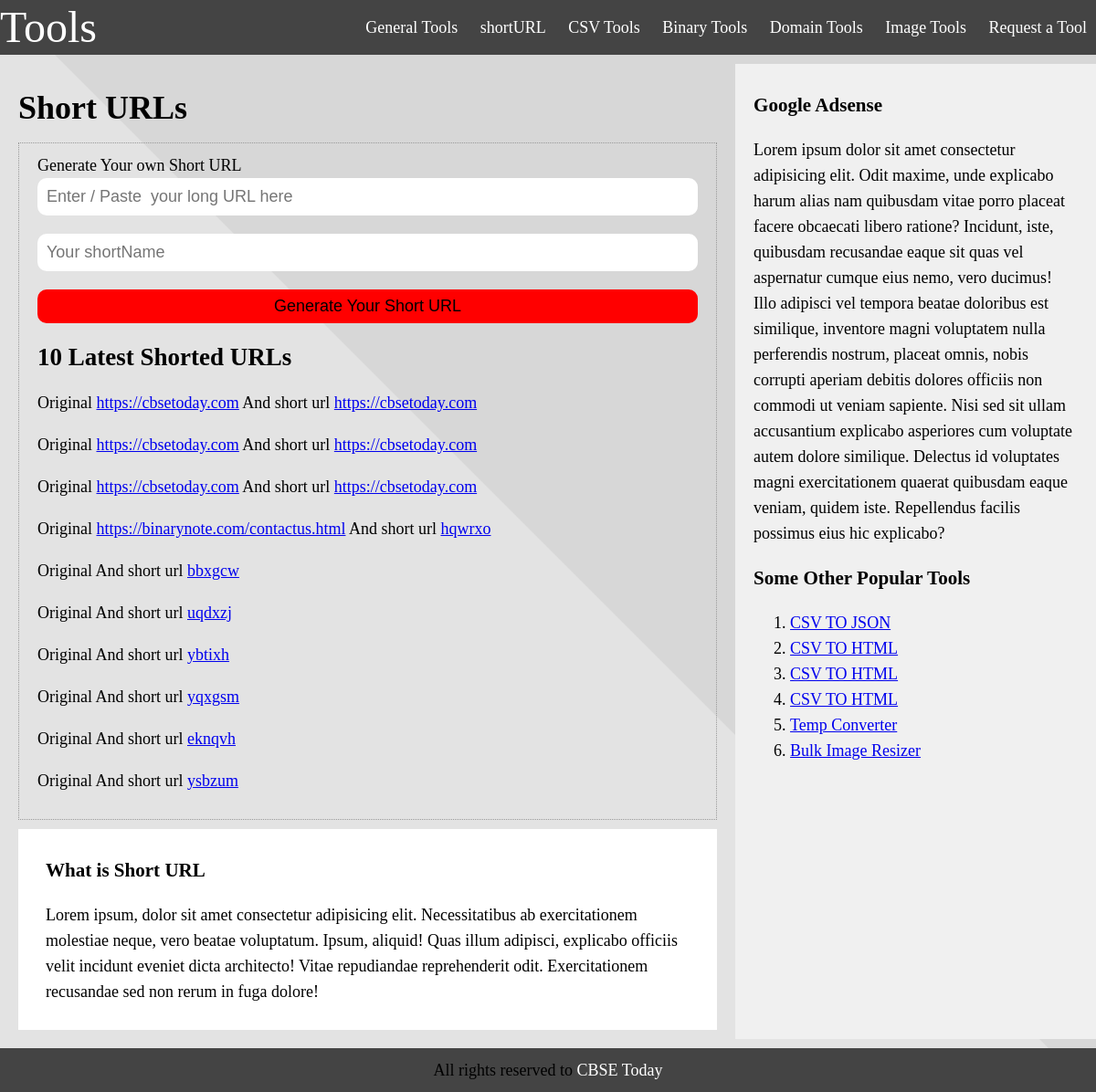
The app's page /shorturl, older data.
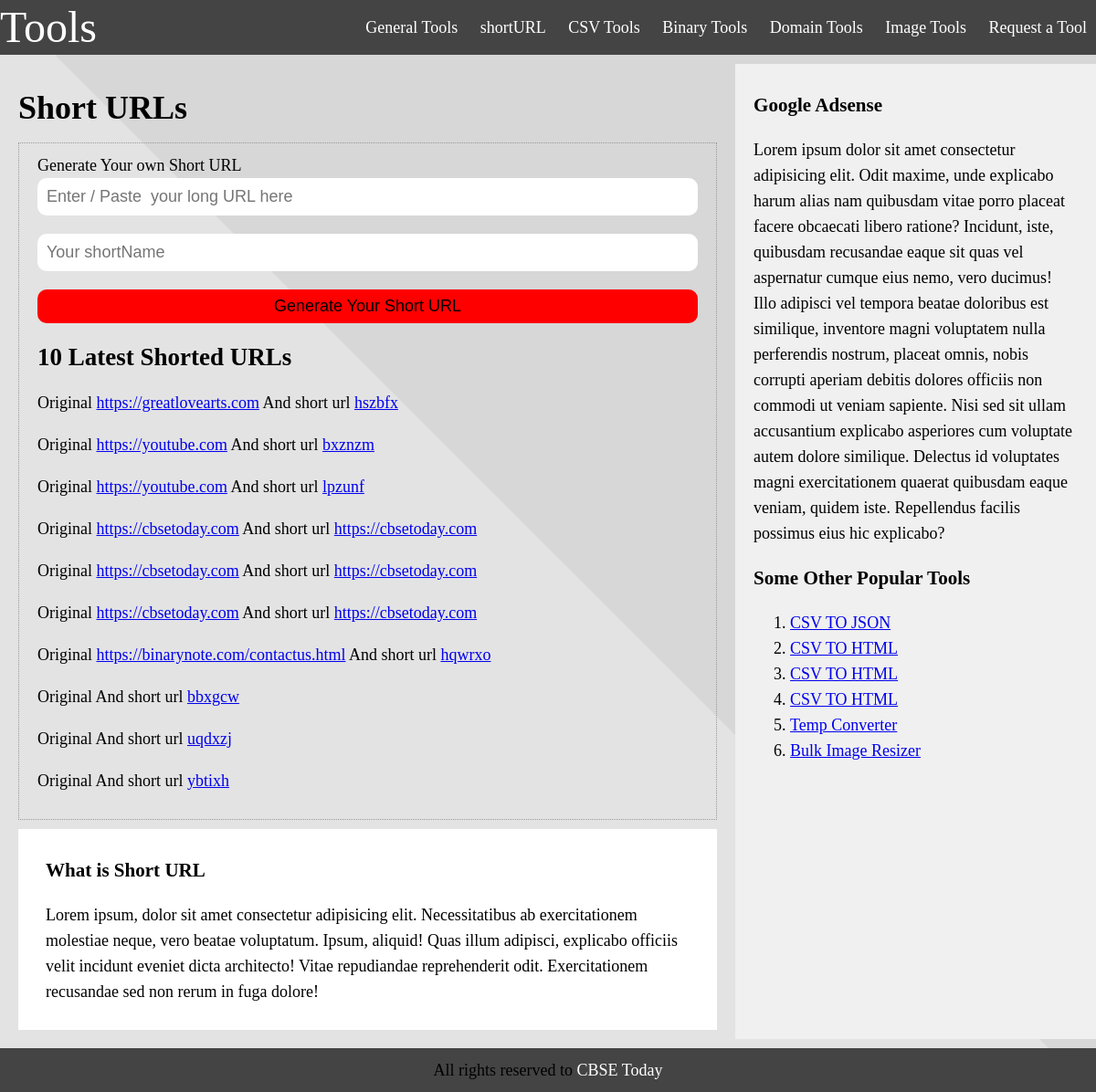
The same page, newer data.
### shortly/models.py (models this page shows, shortened)
class shorturl(models.Model):
    original_url = models.URLField(max_length=250)
    short_url = models.CharField(max_length=10)

### shortly/views.py (the view)
# urls.py: path('shorturl', shorturl_home, name="short_home"),
def shorturl_home(request):
    if request.method =='POST':
        url = request.POST['url']
        shortname = request.POST['custom']
        if len(shortname)==0:
            newshort_url = generate_short_url()
            newurl = shorturl(original_url=url, short_url=newshort_url)
        else:
            check = shorturl.objects.filter(short_url = shortname)
            if not check:
               newurl = shorturl(original_url = url,short_url=url)
        newurl.save()
        urls = shorturl.objects.all().order_by('-id')[:10]
        return render(request, 'shortly/short_names.html', {'urls': urls})
    else:
        urls = shorturl.objects.all().order_by('-id')[:10]
        return render(request, 'shortly/home.html', {'urls': urls})

### shortly/templates/shortly/home.html (shortened to what this page needs)
{% extends 'basic.html' %}
{% block content %}
<h1>Short URLs</h1>
<div class="tool">
    <form action="" method="post">
        <label for="url">Generate Your own Short URL</label>
        <input type="url" name="url" id="url" placeholder="Enter / Paste  your long URL here">
        <input type="text" name ="custom" id="custom" placeholder="Your shortName">
        <input type="submit" name="submit" value ="Generate Your Short URL">
    </form>
    <h2>10 Latest Shorted URLs</h2>
    {% if urls %}
        {% for u in urls %}
            <p>Original <a href="{{u.original_url}}">{{u.original_url}}</a> And short url <a href="{{u.short_url}}" target="_blank">{{u.short_url}}</a></p>
        {% endfor%}
    {% endif %}
</div>
<div class="extra-information">
    <h3>What is Short URL</h3>
    <p>Lorem ipsum, dolor sit amet consectetur adipisicing elit. Necessitatibus ab exercitationem molestiae neque,
        vero beatae voluptatum. Ipsum, aliquid! Quas illum adipisci, explicabo officiis velit incidunt eveniet dicta architecto! Vitae repudiandae reprehenderit odit. Exercitationem recusandae sed non rerum in fuga dolore!</p>
</div>
{% endblock content %}

Row changes from the older to the newer data that the page shows:
no longer on this page (row unchanged): shorturl: short_url "yqxgsm"
no longer on this page (row unchanged): shorturl: short_url "eknqvh"
no longer on this page (row unchanged): shorturl: short_url "ysbzum"
added shorturl: original_url "https://greatlovearts.com", short_url "hszbfx"
added shorturl: original_url "https://youtube.com", short_url "bxznzm"
added shorturl: original_url "https://youtube.com", short_url "lpzunf"
